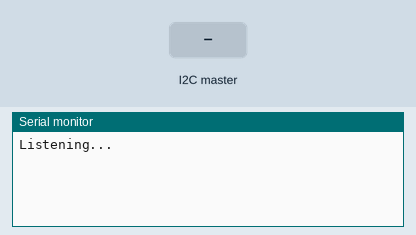
A sketch run on a simulated ESP32. Shown: the last lines printed to the serial monitor. The inputs (shaded band) are chosen by the test bench.

Above: at 1.2 s.
1.3 s: the I2C master sends the byte 1
At 2.5 s:
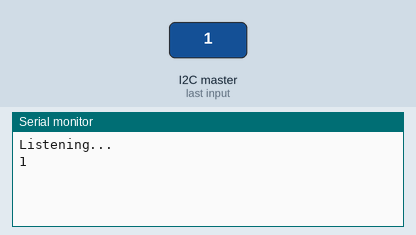
2.8 s: the I2C master sends the byte 0
At 3.7 s:
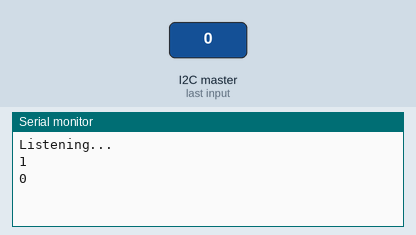

Measured:
- after the input at 1.3 s, the serial monitor: prints a new line at once (image 1)
- after the input at 2.8 s, the serial monitor: prints a new line at once (image 2)

The sketch:

I2C_reader.ino
```cpp
/*
 ESP32 Tetris with Nintendo 64 Controller
 Based on the work of Brian Lough
 Adapted for Nintendo 64 Controller by Maxim Bortnikov
 For more information please visit
 https://github.com/Northstrix/ESP32-Tetris-With-Nintendo-64-Controller
*/
#include <Wire.h>

void setup() {
  Wire.setPins(22, 27);  // Set custom pins for I2C SDA and SCL
  Wire.begin(13);        // Initialize I2C slave mode with address 13
  Serial.begin(115200);  // Start serial for output
  Serial.println("Listening...");
  Wire.onReceive(receiveEvent);  // Register receiveEvent function for I2C data reception
}

void loop() {
  delay(100);
}

// function that executes whenever data is received from master
void receiveEvent(int howMany) {
  howMany = howMany;              // clear warning msg
  int x = Wire.read();            // receive byte as an integer
  Serial.println(x);              // print the integer
}
```
